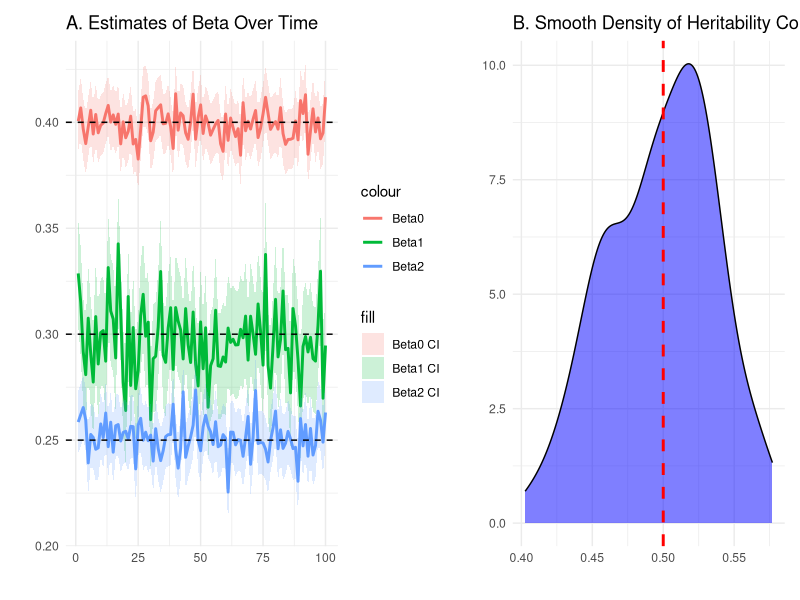

Source code (R):
# Set parameters
set.seed(1)  # For reproducibility
n_families <- 10000  # Number of families
n_parents <- 2       # twin parents
beta <- 0.3          # Coefficient for education transmission
alpha <- 0.2         # Coefficient for social factors
gamma <- 0.8
phi3_sq <- 0.3          # Contribution of Unique experiences
phi2_sq <- 0.2          # Contribution of Common family influence
phi1_sq <- 1-phi3_sq-phi2_sq # Contribution of Heritability

ntime <- 100 # time of reproducibility

# Store results for 100 runs
results <- data.frame(beta0 = numeric(ntime), beta0_lower = numeric(ntime), beta0_upper = numeric(ntime),
                      beta1 = numeric(ntime), beta1_lower = numeric(ntime), beta1_upper = numeric(ntime),
                      beta2 = numeric(ntime), beta2_lower = numeric(ntime), beta2_upper = numeric(ntime))
                      

# Run the simulation
for (i in 1:ntime) {
  
  # Simulate data
  n <- n_families * n_parents
  family_ids <- rep(1:n_families, each = n_parents)
  Z1 <- rnorm(n)  # Social factors
  Z2 <- rnorm(n)  # Social factors
  H1 <- rnorm(n_families)  # Heritability
  H2 <- rnorm(n)          # Heritability
  C <- rnorm(n_families)  # Common family influence
  E <- rnorm(n)           # Unique experiences
  e1 <- rnorm(n)                 # Individual-level noise
  e2 <- rnorm(n)                 # Individual-level noise
  
  X <- sqrt(phi1_sq)*H1[family_ids] + sqrt(phi2_sq)*C[family_ids] + sqrt(phi3_sq)*E  # Parent education outcome
  
  Y1 <- beta * (sqrt(phi1_sq)*H1[family_ids] +  sqrt(phi3_sq)*E) +
                alpha * Z1 + gamma*sqrt(phi2_sq)*C[family_ids] + e1  # Biological child outcome
  Y2 <- beta * (sqrt(phi1_sq)*H2 + sqrt(phi3_sq)*E) +
                alpha * Z2 + gamma*sqrt(phi2_sq)*C[family_ids] + e2 # Adopted child outcome
  
  # OLS model
  biog <- lm(Y1 ~ X + Z1)
  beta0 <- coef(biog)["X"]
  se0 <- summary(biog)$coefficients["X", "Std. Error"]  # Standard error for beta2
  ci0_lower <- beta0 - 1.96 * se0  # Lower bound of CI
  ci0_upper <- beta0 + 1.96 * se0  # Upper bound of CI
 
  # Twin-parent model
  X_centered <- X - ave(X, family_ids)
  Z1_centered <- Z1 - ave(Z1, family_ids)
  Y1_centered <- Y1 - ave(Y1, family_ids)
  
  twin <- lm(Y1_centered ~ X_centered + Z1_centered)
  beta1 <- coef(twin)["X_centered"]
  se1 <- summary(twin)$coefficients["X_centered", "Std. Error"]  # Standard error for beta1
  ci1_lower <- beta1 - 1.96 * se1  # Lower bound of CI
  ci1_upper <- beta1 + 1.96 * se1  # Upper bound of CI
  
  # Adoption model
  adopt <- lm(Y2 ~ X + Z2)
  beta2 <- coef(adopt)["X"]
  se2 <- summary(adopt)$coefficients["X", "Std. Error"]  # Standard error for beta2
  ci2_lower <- beta2 - 1.96 * se2  # Lower bound of CI
  ci2_upper <- beta2 + 1.96 * se2  # Upper bound of CI
  
  # Store results

  results$beta0[i] <- beta0
  results$beta0_lower[i] <- ci0_lower
  results$beta0_upper[i] <- ci0_upper
  
  results$beta1[i] <- beta1
  results$beta1_lower[i] <- ci1_lower
  results$beta1_upper[i] <- ci1_upper
  
  results$beta2[i] <- beta2
  results$beta2_lower[i] <- ci2_lower
  results$beta2_upper[i] <- ci2_upper
}

# Load required libraries
library(ggplot2)
library(patchwork)

# Beta estimates plot
beta_plot <- ggplot(results, aes(x = 1:nrow(results))) +
  geom_line(aes(y = beta0, color = "Beta0"), linewidth = 1) + 
  geom_ribbon(aes(ymin = beta0_lower, ymax = beta0_upper, fill = "Beta0 CI"), alpha = 0.2) +
  geom_line(aes(y = beta1, color = "Beta1"), linewidth = 1) + 
  geom_ribbon(aes(ymin = beta1_lower, ymax = beta1_upper, fill = "Beta1 CI"), alpha = 0.2) +
  geom_line(aes(y = beta2, color = "Beta2"), linewidth = 1) + 
  geom_ribbon(aes(ymin = beta2_lower, ymax = beta2_upper, fill = "Beta2 CI"), alpha = 0.2) +
  labs(title = "A. Estimates of Beta Over Time", x = "", y = "") + 
  geom_hline(yintercept = beta, color = "black", linetype = "dashed") + 
  geom_hline(yintercept = beta*phi3_sq + gamma*phi2_sq, color = "black", linetype = "dashed") +
  geom_hline(yintercept = beta*(phi1_sq + phi3_sq) + gamma*phi2_sq, color = "black", linetype = "dashed") +
  theme_minimal()

# Calculate phi1_sq_hat
results$phi1_sq_hat <- (results$beta0 - results$beta2) / results$beta1

# Density plot for phi1_sq_hat
density_plot <- ggplot(results, aes(x = phi1_sq_hat)) +
  geom_density(fill = "blue", alpha = 0.5) +
  geom_vline(xintercept = phi1_sq, color = "red", linetype = "dashed", linewidth = 1) +
  labs(title = "B. Smooth Density of Heritability Contribution", x = "", y = "") +
  theme_minimal()

# Combine the plots
simulation <- beta_plot + density_plot

ggsave("figs/simulation.svg", plot = simulation, width=7, height=4)
